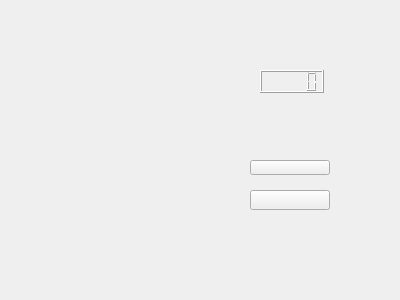
<?xml version="1.0" encoding="UTF-8"?>
<ui version="4.0">
 <class>playscene</class>
 <widget class="QWidget" name="playscene">
  <property name="geometry">
   <rect>
    <x>0</x>
    <y>0</y>
    <width>400</width>
    <height>300</height>
   </rect>
  </property>
  <property name="windowTitle">
   <string>Form</string>
  </property>
  <widget class="QPushButton" name="returnBtn">
   <property name="geometry">
    <rect>
     <x>250</x>
     <y>190</y>
     <width>80</width>
     <height>20</height>
    </rect>
   </property>
   <property name="text">
    <string/>
   </property>
  </widget>
  <widget class="QPushButton" name="restartBtn">
   <property name="geometry">
    <rect>
     <x>250</x>
     <y>160</y>
     <width>80</width>
     <height>15</height>
    </rect>
   </property>
   <property name="text">
    <string/>
   </property>
  </widget>
  <widget class="QLCDNumber" name="Record">
   <property name="geometry">
    <rect>
     <x>260</x>
     <y>70</y>
     <width>64</width>
     <height>23</height>
    </rect>
   </property>
  </widget>
  <widget class="QLabel" name="gameover">
   <property name="geometry">
    <rect>
     <x>60</x>
     <y>130</y>
     <width>91</width>
     <height>21</height>
    </rect>
   </property>
   <property name="text">
    <string/>
   </property>
  </widget>
 </widget>
 <resources/>
 <connections/>
</ui>
